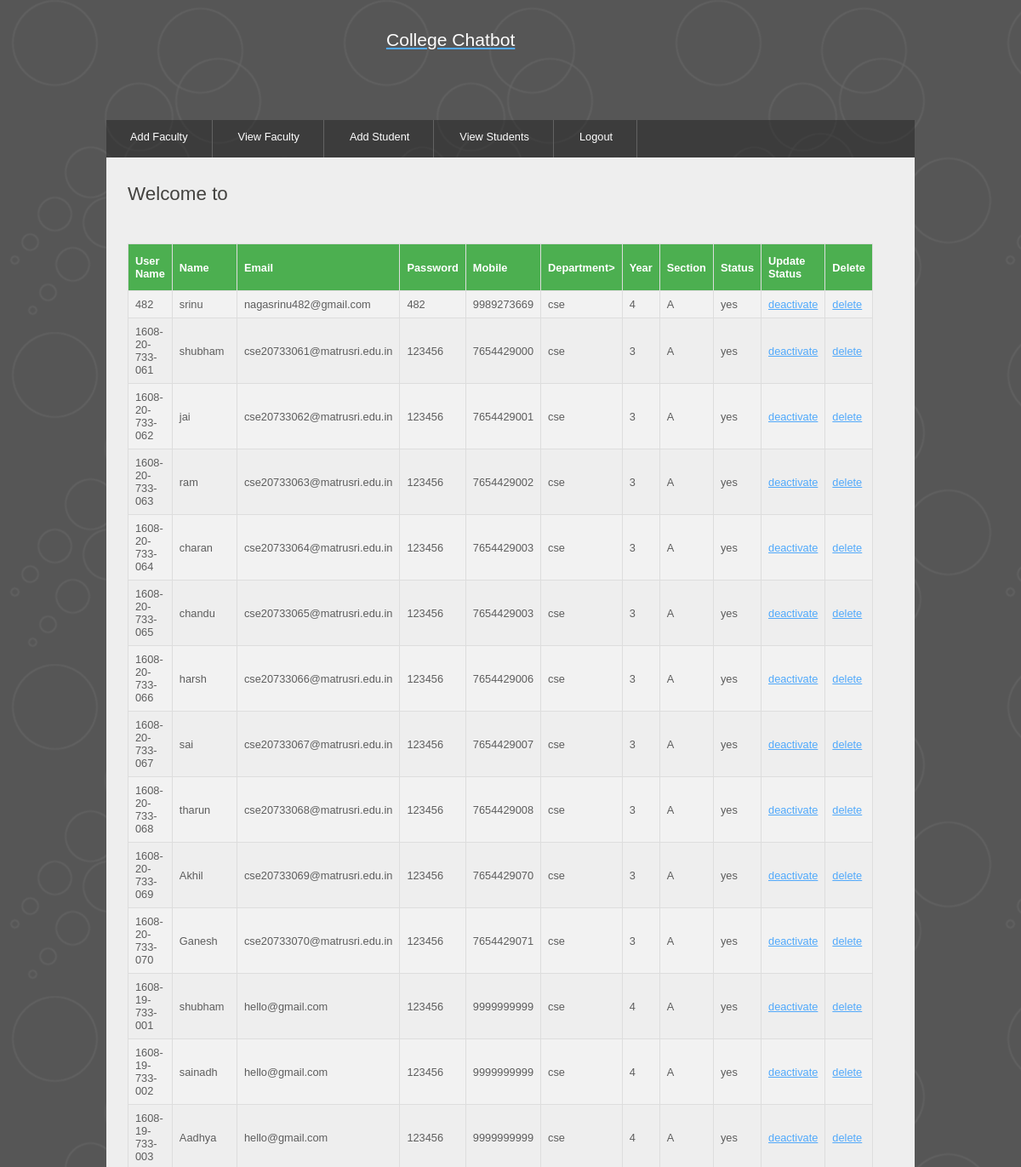
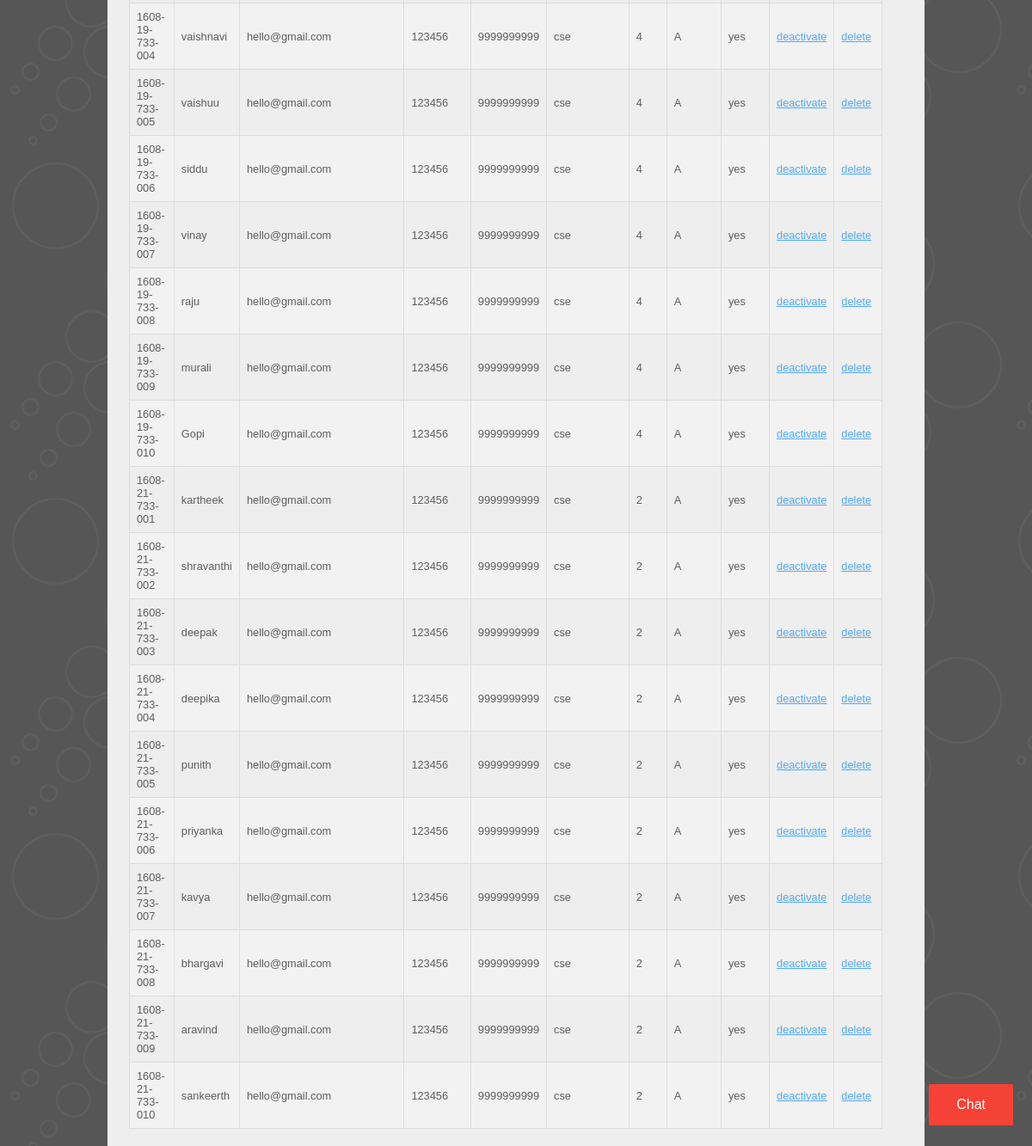
The page /getstudents/ on the database its author committed (2 pictures, top to bottom).
### chatbot/models.py (models this page shows)
class StudentModel(Model):
    username=models.CharField(max_length=50)
    name=models.CharField(max_length=50)
    password=models.CharField(max_length=50)
    email=models.CharField(max_length=50)
    mobile=models.CharField(max_length=50)
    department=models.CharField(max_length=50)
    year=models.CharField(max_length=50)
    section=models.CharField(max_length=50)
    status=models.CharField(max_length=50)
    regulation = models.CharField(max_length=50)

### chatbot/views.py (the view)
# urls.py: path('getstudents/',getstudents,name='regaction'),
def getstudents(request):
    return render(request, "students.html", {"students":StudentModel.objects.all()})

### templates/students.html (shortened to what this page needs)
{% load  static%}
<!DOCTYPE HTML>
<html>
<head>
<link rel="stylesheet" type="text/css" href="{% static 'style/style.css'%}" title="style" />
</head>
<body>
	<div id="main">
		<div id="header">
			<div id="logo">
				<div id="logo_text" align="center">
					<h3>
						<a href="#"><font color="white">College Chatbot</font></a>
					</h3>
					<br/><br/>
				</div>
			</div>
			<div id="menubar">
				<ul id="menu">
                    <li><a href="/facultyregistration">Add Faculty</a></li>
                    <li><a href="/getfacultys">View Faculty</a></li>
                    <li><a href="/studentregistration">Add Student</a></li>
                    <li><a href="/getstudents">View Students</a></li>
                    <li><a href="/logout">Logout</a></li>
				</ul>
			</div>
		</div>
		<div id="site_content">
            <div id="content">
				<h1>Welcome to  <strong>{{request.session.username}}</strong>{{form.non_field_errors}}</h1>
                <h1><strong>{{message}}</strong></h1>
                <table id="customers">
                  <tr>
                      <th>User Name</th>
                      <th>Name</th>
                      <th>Email</th>
                      <th>Password</th>
                      <th>Mobile</th>
                      <th>Department>
                      <th>Year</th>
                      <th>Section</th>
                      <th>Status</th>
                      <th>Update Status</th>
                      <th>Delete</th>
                  </tr>
                    {% for user in students %}
                        <tr>
                            <td>{{ user.username }}</td>
                            <td>{{ user.name }}</td>
                            <td>{{ user.email }}</td>
                            <td>{{ user.password }}</td>
                            <td>{{ user.mobile }}</td>
                            <td>{{ user.department }}</td>
                            <td>{{ user.year }}</td>
                            <td>{{ user.section }}</td>
                            <td>{{ user.status }}</td>
                            {% if user.status in "yes" %}
                                <td><a href="/activateAccount?username={{ user.username }}&status=no">deactivate</a></td>
                            {% endif %}
                            <td><a href="/deletestudent?studentid={{ user.id }}">delete</a></td>
                        </tr>
                    {% endfor %}
                </table>
    <div class="chat-button-container">
        <a href="/chat">
          <button class="button button2">Chat</button>
        </a>
      </div>
            </div>
        </div>
	</div>
</body>
</html>

### static/style/style.css (style rules this page uses)
html { height: 100%; }
* { margin: 0; padding: 0; }
body { font: normal .80em 'trebuchet ms', arial, sans-serif; background: #646557 url(pattern.png) repeat fixed; color: #5D5D5D; }
h1, h2, h3, h4, h5, h6 { font: normal 175% 'century gothic', arial, sans-serif; color: #43423F; margin: 0 0 15px 0; padding: 5px 0 5px 0; }
h3 { font: normal 165% 'century gothic', arial, sans-serif; }
a, a:hover { background: transparent; outline: none; text-decoration: underline; color: #51A9FB; }
ul { margin: 2px 0 22px 17px; }
ul li { list-style-type: circle; margin: 0 0 6px 0; padding: 0 0 4px 5px; }
#main, #header, #logo, #menubar, #site_content, #footer { margin-left: auto; margin-right: auto; }
#main { width: 950px; margin: 20px auto; }
#header { width: 950px; height: 121px; }
#logo { width: 910px; position: relative; height: 100px; background: transparent; padding: 10px 0 10px 0; }
#menubar { height: 46px; width: 950px; margin: 1px auto 0 auto; background: transparent url(tab.png); }
ul#menu { float: left; margin: 0;padding: 0; }
ul#menu li { float: left; padding: 0 0 0 6px; list-style: none; margin: 0px 2px 0 0; }
ul#menu li a { font: normal 100% 'trebuchet ms', sans-serif; display: block; float: left; height: 27px; padding: 12px 28px 5px 22px; text-align: center; color: #FFF; border-right: 1px solid #636363; text-decoration: none; }
#site_content { width: 925px; overflow: hidden; margin: 44px auto 0 auto; padding: 10px 0 0 25px; background: #EEE; border-top: 0; border-bottom: 0; color: #5D5D5D; }
#content { text-align: left; width: 655px; padding: 15px 0 20px 0; margin: 0; }

### templates/students.html (style rules this page uses)
#customers { font-family: Arial, Helvetica, sans-serif; border-collapse: collapse; width: 100%; }
#customers td, #customers th { border: 1px solid #ddd; padding: 8px; }
#customers tr:nth-child(even) { background-color: #f2f2f2; }
#customers th { padding-top: 12px; padding-bottom: 12px; text-align: left; background-color: #4CAF50; color: white; }
.chat-button-container { position: fixed; bottom: 20px; right: 20px; }
.button { background-color: #f44336; border: none; color: white; padding: 15px 32px; text-align: center; text-decoration: none; display: inline-block; font-size: 16px; margin: 4px 2px; cursor: pointer; }

### rows shown on the page
StudentModel: username "482", name "srinu", email "nagasrinu482@gmail.com", password "482", mobile "9989273669", department "cse", year "4", section "A", status "yes"
StudentModel: username "1608-20-733-061", name "shubham", email "cse20733061@matrusri.edu.in", password "123456", mobile "7654429000", department "cse", year "3", section "A", status "yes"
StudentModel: username "1608-20-733-062", name "jai", email "cse20733062@matrusri.edu.in", password "123456", mobile "7654429001", department "cse", year "3", section "A", status "yes"
StudentModel: username "1608-20-733-063", name "ram", email "cse20733063@matrusri.edu.in", password "123456", mobile "7654429002", department "cse", year "3", section "A", status "yes"
StudentModel: username "1608-20-733-064", name "charan", email "cse20733064@matrusri.edu.in", password "123456", mobile "7654429003", department "cse", year "3", section "A", status "yes"
StudentModel: username "1608-20-733-065", name "chandu", email "cse20733065@matrusri.edu.in", password "123456", mobile "7654429003", department "cse", year "3", section "A", status "yes"
StudentModel: username "1608-20-733-066", name "harsh", email "cse20733066@matrusri.edu.in", password "123456", mobile "7654429006", department "cse", year "3", section "A", status "yes"
StudentModel: username "1608-20-733-067", name "sai", email "cse20733067@matrusri.edu.in", password "123456", mobile "7654429007", department "cse", year "3", section "A", status "yes"
StudentModel: username "1608-20-733-068", name "tharun", email "cse20733068@matrusri.edu.in", password "123456", mobile "7654429008", department "cse", year "3", section "A", status "yes"
StudentModel: username "1608-20-733-069", name "Akhil", email "cse20733069@matrusri.edu.in", password "123456", mobile "7654429070", department "cse", year "3", section "A", status "yes"
StudentModel: username "1608-20-733-070", name "Ganesh", email "cse20733070@matrusri.edu.in", password "123456", mobile "7654429071", department "cse", year "3", section "A", status "yes"
StudentModel: username "1608-19-733-001", name "shubham", email "hello@gmail.com", password "123456", mobile "9999999999", department "cse", year "4", section "A", status "yes"
StudentModel: username "1608-19-733-002", name "sainadh", email "hello@gmail.com", password "123456", mobile "9999999999", department "cse", year "4", section "A", status "yes"
StudentModel: username "1608-19-733-003", name "Aadhya", email "hello@gmail.com", password "123456", mobile "9999999999", department "cse", year "4", section "A", status "yes"
StudentModel: username "1608-19-733-004", name "vaishnavi", email "hello@gmail.com", password "123456", mobile "9999999999", department "cse", year "4", section "A", status "yes"
StudentModel: username "1608-19-733-005", name "vaishuu", email "hello@gmail.com", password "123456", mobile "9999999999", department "cse", year "4", section "A", status "yes"
StudentModel: username "1608-19-733-006", name "siddu", email "hello@gmail.com", password "123456", mobile "9999999999", department "cse", year "4", section "A", status "yes"
StudentModel: username "1608-19-733-007", name "vinay", email "hello@gmail.com", password "123456", mobile "9999999999", department "cse", year "4", section "A", status "yes"
StudentModel: username "1608-19-733-008", name "raju", email "hello@gmail.com", password "123456", mobile "9999999999", department "cse", year "4", section "A", status "yes"
StudentModel: username "1608-19-733-009", name "murali", email "hello@gmail.com", password "123456", mobile "9999999999", department "cse", year "4", section "A", status "yes"
StudentModel: username "1608-19-733-010", name "Gopi", email "hello@gmail.com", password "123456", mobile "9999999999", department "cse", year "4", section "A", status "yes"
StudentModel: username "1608-21-733-001", name "kartheek", email "hello@gmail.com", password "123456", mobile "9999999999", department "cse", year "2", section "A", status "yes"
StudentModel: username "1608-21-733-002", name "shravanthi", email "hello@gmail.com", password "123456", mobile "9999999999", department "cse", year "2", section "A", status "yes"
StudentModel: username "1608-21-733-003", name "deepak", email "hello@gmail.com", password "123456", mobile "9999999999", department "cse", year "2", section "A", status "yes"
StudentModel: username "1608-21-733-004", name "deepika", email "hello@gmail.com", password "123456", mobile "9999999999", department "cse", year "2", section "A", status "yes"
StudentModel: username "1608-21-733-005", name "punith", email "hello@gmail.com", password "123456", mobile "9999999999", department "cse", year "2", section "A", status "yes"
StudentModel: username "1608-21-733-006", name "priyanka", email "hello@gmail.com", password "123456", mobile "9999999999", department "cse", year "2", section "A", status "yes"
StudentModel: username "1608-21-733-007", name "kavya", email "hello@gmail.com", password "123456", mobile "9999999999", department "cse", year "2", section "A", status "yes"
StudentModel: username "1608-21-733-008", name "bhargavi", email "hello@gmail.com", password "123456", mobile "9999999999", department "cse", year "2", section "A", status "yes"
StudentModel: username "1608-21-733-009", name "aravind", email "hello@gmail.com", password "123456", mobile "9999999999", department "cse", year "2", section "A", status "yes"
StudentModel: username "1608-21-733-010", name "sankeerth", email "hello@gmail.com", password "123456", mobile "9999999999", department "cse", year "2", section "A", status "yes"
